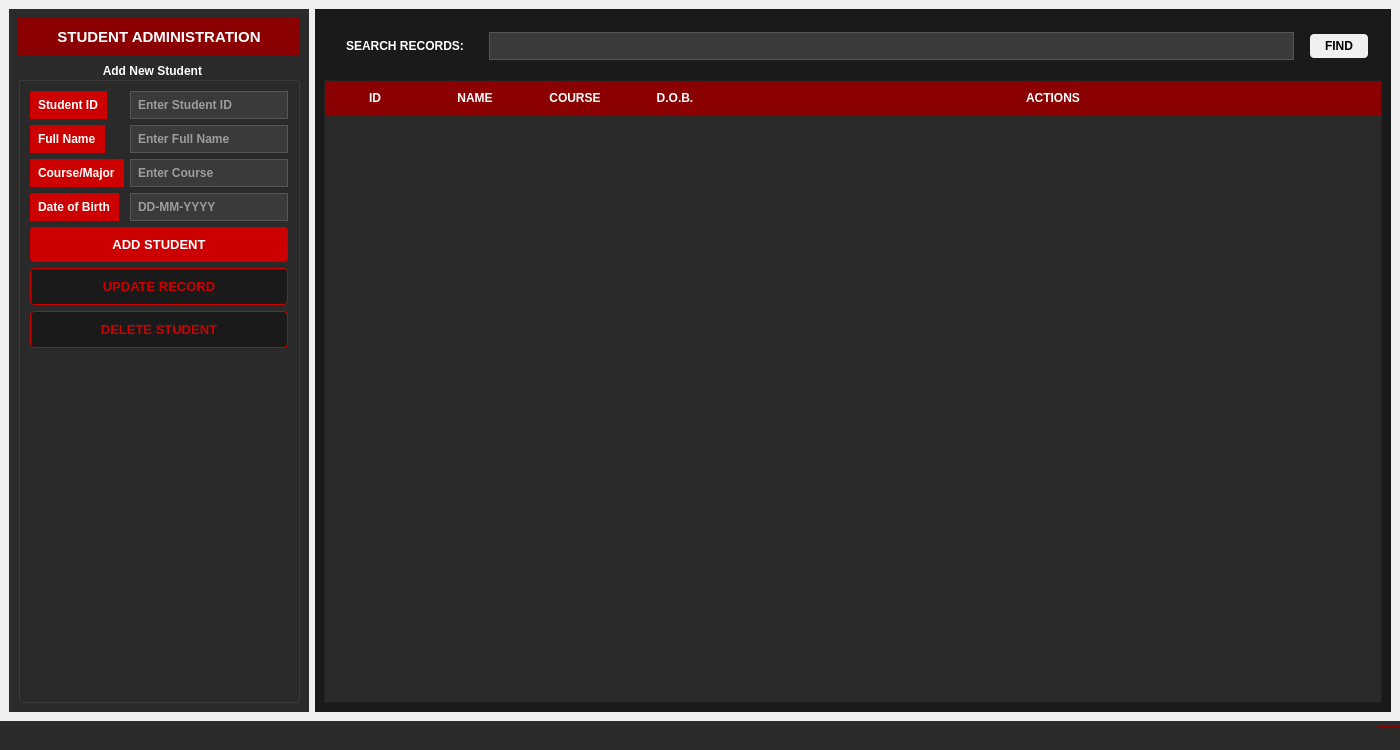
<?xml version="1.0" encoding="UTF-8"?>
<ui version="4.0">
 <class>SMS_STUDENT_MANAGEMENT_SYSTEM</class>
 <widget class="QMainWindow" name="SMS_STUDENT_MANAGEMENT_SYSTEM">
  <property name="geometry">
   <rect>
    <x>0</x>
    <y>0</y>
    <width>1400</width>
    <height>750</height>
   </rect>
  </property>
  <property name="windowTitle">
   <string>SMS-STUDENT MANAGEMENT SYSTEM [ADMIN]</string>
  </property>
  <property name="styleSheet">
   <string notr="true"/>
  </property>
  <widget class="QWidget" name="centralwidget">
   <layout class="QHBoxLayout" name="horizontalLayout_2">
    <item>
     <widget class="QWidget" name="leftpanel" native="true">
      <property name="minimumSize">
       <size>
        <width>300</width>
        <height>0</height>
       </size>
      </property>
      <property name="maximumSize">
       <size>
        <width>300</width>
        <height>16777215</height>
       </size>
      </property>
      <property name="styleSheet">
       <string notr="true">background-color: #2b2b2b;</string>
      </property>
      <layout class="QVBoxLayout" name="verticalLayout">
       <item>
        <widget class="QLabel" name="lblTitle">
         <property name="sizePolicy">
          <sizepolicy hsizetype="Preferred" vsizetype="Fixed">
           <horstretch>0</horstretch>
           <verstretch>0</verstretch>
          </sizepolicy>
         </property>
         <property name="maximumSize">
          <size>
           <width>16777215</width>
           <height>50</height>
          </size>
         </property>
         <property name="styleSheet">
          <string notr="true">background-color: #8B0000;
color: white;
font-size: 15px;
font-weight: bold;
padding: 10px;</string>
         </property>
         <property name="text">
          <string>STUDENT ADMINISTRATION</string>
         </property>
         <property name="alignment">
          <set>Qt::AlignmentFlag::AlignCenter</set>
         </property>
        </widget>
       </item>
       <item>
        <widget class="QGroupBox" name="groupBox">
         <property name="styleSheet">
          <string notr="true">color: white;
font-weight: bold;</string>
         </property>
         <property name="title">
          <string>                         Add New Student</string>
         </property>
         <layout class="QFormLayout" name="formLayout">
          <item row="0" column="0">
           <widget class="QLabel" name="studentid">
            <property name="styleSheet">
             <string notr="true">color: white;
font-weight: bold;
background-color: #cc0000;
padding: 5px;</string>
            </property>
            <property name="text">
             <string>Student ID</string>
            </property>
           </widget>
          </item>
          <item row="0" column="1">
           <widget class="QLineEdit" name="id">
            <property name="styleSheet">
             <string notr="true">background-color: #3a3a3a;
color: white;
padding: 5px;
border: 1px solid #555555;</string>
            </property>
            <property name="placeholderText">
             <string>Enter Student ID</string>
            </property>
           </widget>
          </item>
          <item row="1" column="0">
           <widget class="QLabel" name="fullname">
            <property name="styleSheet">
             <string notr="true">color: white;
font-weight: bold;
background-color: #cc0000;
padding: 5px;</string>
            </property>
            <property name="text">
             <string>Full Name</string>
            </property>
           </widget>
          </item>
          <item row="1" column="1">
           <widget class="QLineEdit" name="name">
            <property name="styleSheet">
             <string notr="true">background-color: #3a3a3a;
color: white;
padding: 5px;
border: 1px solid #555555;</string>
            </property>
            <property name="placeholderText">
             <string>Enter Full Name</string>
            </property>
           </widget>
          </item>
          <item row="2" column="0">
           <widget class="QLabel" name="course">
            <property name="styleSheet">
             <string notr="true">color: white;
font-weight: bold;
background-color: #cc0000;
padding: 5px;</string>
            </property>
            <property name="text">
             <string>Course/Major</string>
            </property>
           </widget>
          </item>
          <item row="2" column="1">
           <widget class="QLineEdit" name="major">
            <property name="styleSheet">
             <string notr="true">background-color: #3a3a3a;
color: white;
padding: 5px;
border: 1px solid #555555;</string>
            </property>
            <property name="placeholderText">
             <string>Enter Course</string>
            </property>
           </widget>
          </item>
          <item row="3" column="0">
           <widget class="QLabel" name="dateofbirth">
            <property name="styleSheet">
             <string notr="true">color: white;
font-weight: bold;
background-color: #cc0000;
padding: 5px;</string>
            </property>
            <property name="text">
             <string>Date of Birth</string>
            </property>
           </widget>
          </item>
          <item row="3" column="1">
           <widget class="QLineEdit" name="birthdate">
            <property name="styleSheet">
             <string notr="true">background-color: #3a3a3a;
color: white;
padding: 5px;
border: 1px solid #555555;</string>
            </property>
            <property name="placeholderText">
             <string>DD-MM-YYYY</string>
            </property>
           </widget>
          </item>
          <item row="7" column="0" colspan="2">
           <spacer name="verticalSpacer">
            <property name="orientation">
             <enum>Qt::Orientation::Vertical</enum>
            </property>
            <property name="sizeHint" stdset="0">
             <size>
              <width>20</width>
              <height>40</height>
             </size>
            </property>
           </spacer>
          </item>
          <item row="6" column="0" colspan="2">
           <widget class="QPushButton" name="btndelete">
            <property name="styleSheet">
             <string notr="true">background-color: #1a1a1a;
color: #cc0000;
font-weight: bold;
font-size: 13px;
padding: 10px;
border: 1px solid #cc0000;
border-radius: 4px;</string>
            </property>
            <property name="text">
             <string>DELETE STUDENT</string>
            </property>
           </widget>
          </item>
          <item row="5" column="0" colspan="2">
           <widget class="QPushButton" name="btnupdate">
            <property name="styleSheet">
             <string notr="true">background-color: #1a1a1a;
color: #cc0000;
font-weight: bold;
font-size: 13px;
padding: 10px;
border: 1px solid #cc0000;
border-radius: 4px;</string>
            </property>
            <property name="text">
             <string>UPDATE RECORD</string>
            </property>
           </widget>
          </item>
          <item row="4" column="0" colspan="2">
           <widget class="QPushButton" name="btnadd">
            <property name="styleSheet">
             <string notr="true">background-color: #cc0000;
color: white;
font-weight: bold;
font-size: 13px;
padding: 10px;
border-radius: 4px;</string>
            </property>
            <property name="text">
             <string>ADD STUDENT</string>
            </property>
           </widget>
          </item>
         </layout>
        </widget>
       </item>
      </layout>
     </widget>
    </item>
    <item>
     <widget class="QWidget" name="rightpanel" native="true">
      <property name="styleSheet">
       <string notr="true">background-color: #1a1a1a;</string>
      </property>
      <layout class="QVBoxLayout" name="verticalLayout_2">
       <item>
        <widget class="QWidget" name="searchWidget" native="true">
         <property name="styleSheet">
          <string notr="true">padding: 5px;
margin: 5px;</string>
         </property>
         <layout class="QHBoxLayout" name="horizontalLayout_3">
          <item>
           <widget class="QLabel" name="lblSearch">
            <property name="styleSheet">
             <string notr="true">color: white;
font-weight: bold;
font-size: 12px;</string>
            </property>
            <property name="text">
             <string>SEARCH RECORDS:</string>
            </property>
           </widget>
          </item>
          <item>
           <widget class="QLineEdit" name="searchInput">
            <property name="styleSheet">
             <string notr="true">background-color: #3a3a3a;
color: white;
padding: 5px;
border: 1px solid #555555;</string>
            </property>
           </widget>
          </item>
          <item>
           <widget class="QPushButton" name="btnFind">
            <property name="styleSheet">
             <string notr="true">background-color: #f0f0f0;
color: black;
font-weight: bold;
padding: 5px 15px;
border-radius: 4px;</string>
            </property>
            <property name="text">
             <string>FIND</string>
            </property>
           </widget>
          </item>
         </layout>
        </widget>
       </item>
       <item>
        <widget class="QTableWidget" name="studentTable">
         <property name="styleSheet">
          <string notr="true">
QHeaderView::section {
    background-color: #8B0000;
    color: white;
    font-weight: bold;
    padding: 8px;
    border: none;
}
QTableWidget {
    background-color: #2a2a2a;
    color: white;
    gridline-color: #444444;
}</string>
         </property>
         <property name="horizontalScrollBarPolicy">
          <enum>Qt::ScrollBarPolicy::ScrollBarAlwaysOff</enum>
         </property>
         <property name="editTriggers">
          <set>QAbstractItemView::EditTrigger::NoEditTriggers</set>
         </property>
         <property name="alternatingRowColors">
          <bool>false</bool>
         </property>
         <property name="selectionBehavior">
          <enum>QAbstractItemView::SelectionBehavior::SelectRows</enum>
         </property>
         <attribute name="horizontalHeaderShowSortIndicator" stdset="0">
          <bool>false</bool>
         </attribute>
         <attribute name="horizontalHeaderStretchLastSection">
          <bool>true</bool>
         </attribute>
         <column>
          <property name="text">
           <string>ID</string>
          </property>
         </column>
         <column>
          <property name="text">
           <string>NAME</string>
          </property>
         </column>
         <column>
          <property name="text">
           <string>COURSE</string>
          </property>
         </column>
         <column>
          <property name="text">
           <string>D.O.B.</string>
          </property>
         </column>
         <column>
          <property name="text">
           <string>ACTIONS</string>
          </property>
         </column>
        </widget>
       </item>
      </layout>
     </widget>
    </item>
   </layout>
  </widget>
  <widget class="QMenuBar" name="menubar">
   <property name="geometry">
    <rect>
     <x>0</x>
     <y>0</y>
     <width>1400</width>
     <height>22</height>
    </rect>
   </property>
  </widget>
  <widget class="QStatusBar" name="statusbar">
   <property name="styleSheet">
    <string notr="true">background-color: #2b2b2b;
color: white;
font-size: 11px;
padding: 3px;
border-top: 1px solid #8B0000;</string>
   </property>
  </widget>
 </widget>
 <resources/>
 <connections/>
</ui>
